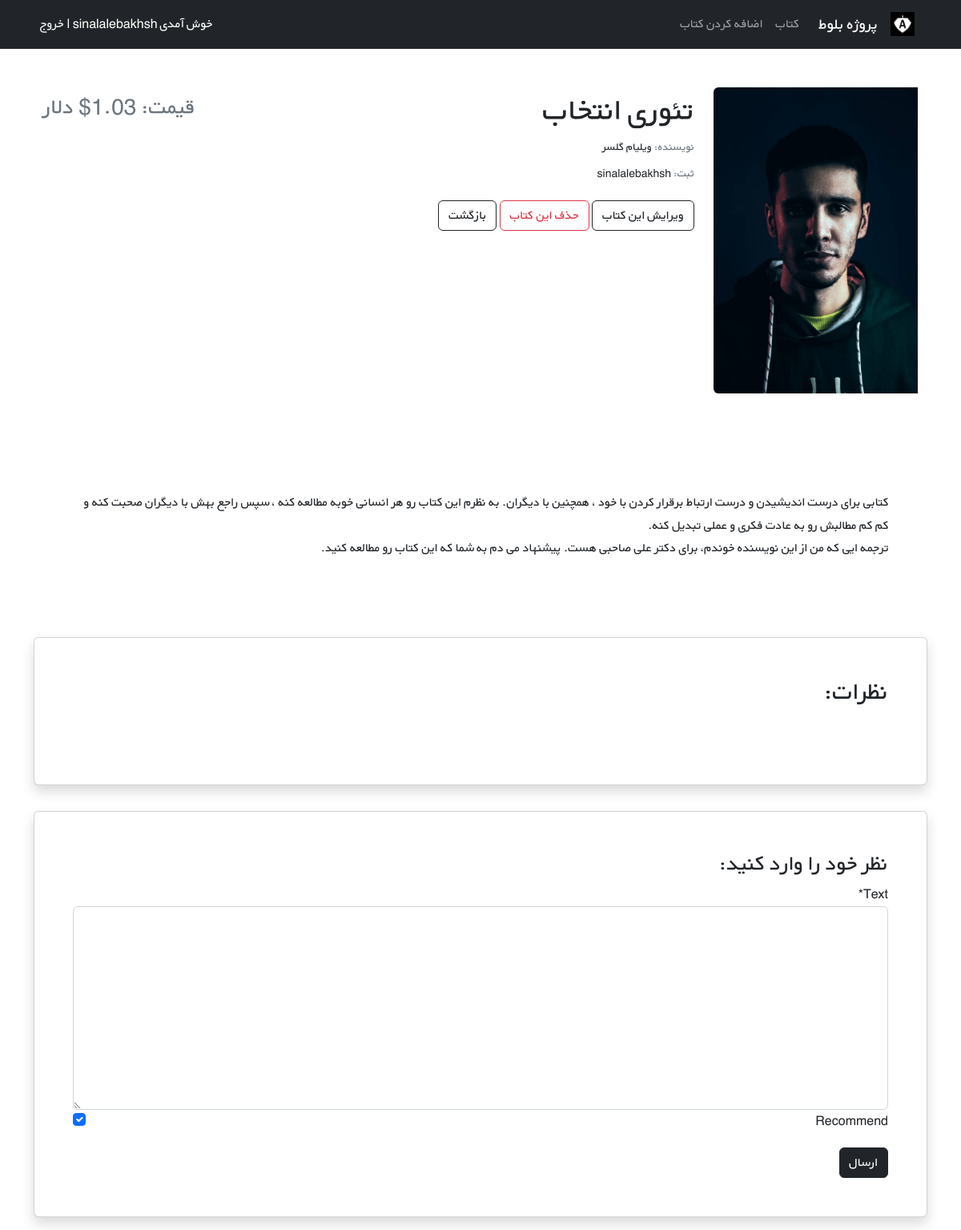
The app's page /books/5/ (signed in), older data.
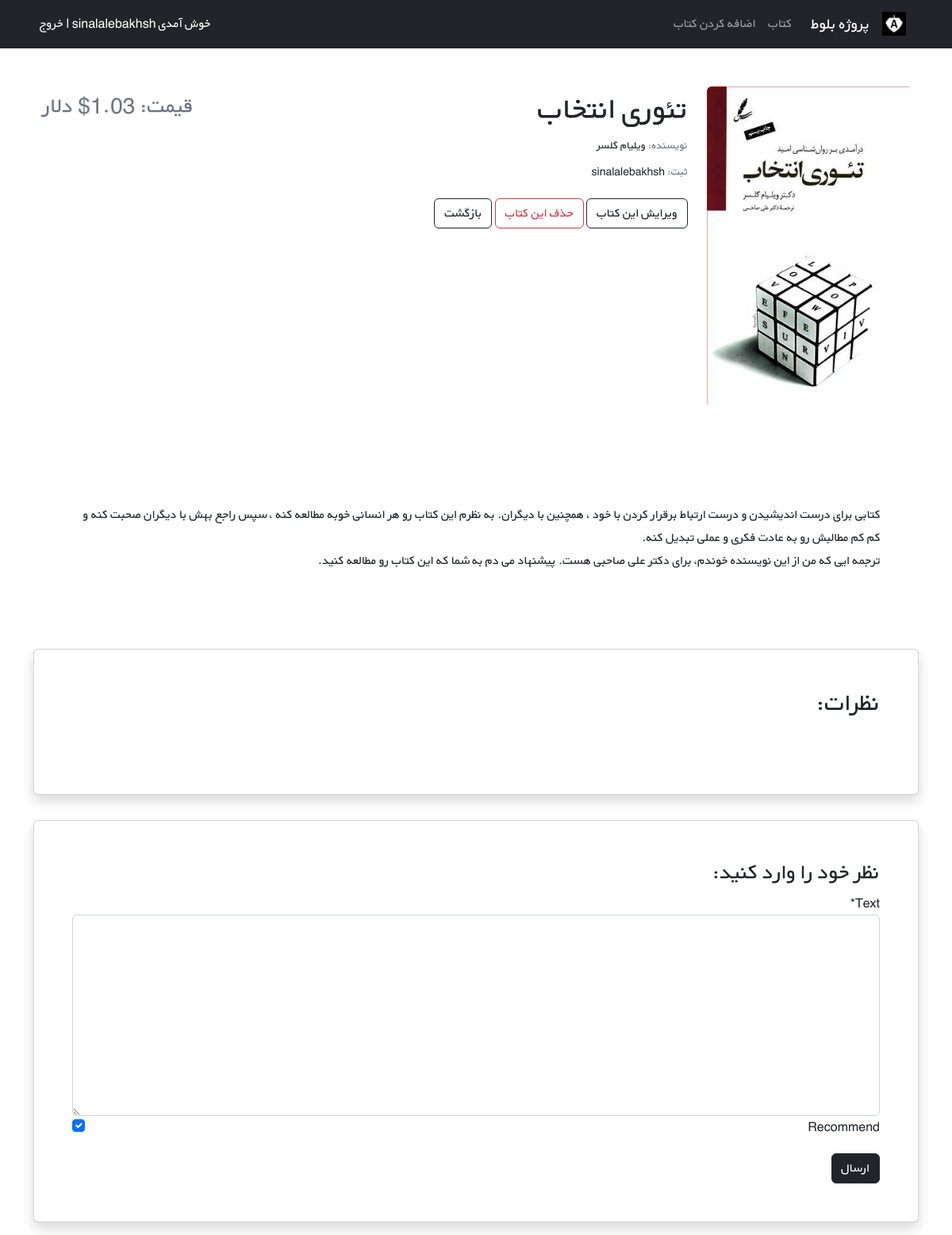
The same page, newer data.
### books/models.py (models this page shows, shortened)
class Book(models.Model):
    user = models.ForeignKey(get_user_model(), on_delete=models.CASCADE)
    title = models.CharField(max_length=200)
    author = models.CharField(max_length=200)
    description = models.TextField()
    price = models.DecimalField(max_digits=5, decimal_places=2)
    cover = models.ImageField(upload_to='covers/', blank=True)

### accounts/models.py (models this page shows)
class CustomUser(AbstractUser):
    email = models.EmailField(unique=True)

### books/views.py (the view)
# urls.py: path('<int:pk>/', book_detail_view, name="book_detail"),
@login_required
def book_detail_view(request, pk):
    book = get_object_or_404(Book, pk=pk)
    book_comments = book.comments.all()
    if request.method == 'POST':
        comment_form = CommentForm(request.POST)
        if comment_form.is_valid():
            new_comment = comment_form.save(commit=False)
            new_comment.book = book
            new_comment.user = request.user
            new_comment.save()
            comment_form = CommentForm()
    else:
        comment_form = CommentForm()
    return render(request, 'books/book_detail.html', {
        'book': book,
        'comments': book_comments,
        'comment_form': comment_form,
        }
    )

### books/forms.py
class CommentForm(forms.ModelForm):
    class Meta:
        model = Comment
        fields = ('text', 'recommend', )

### books/templates/books/book_detail.html (shortened to what this page needs)
{% extends '_base.html' %}
{% load crispy_forms_tags %}
{% block content %}
<div class="container mt-5" dir="rtl">
        <div class="">
            <div class="">
                <div class="d-flex justify-content-center">
                    <div class="row w-sm-75 w-100">
                        <div class="col-xs-12 col-md-3 d-flex justify-content-center">
                            <div>
                                {% if book.cover %}
                                    <img src="{{ book.cover.url }}" class="img-fluid rounded-start" alt="...">
                                {% else %}
                                    <img src="/static/pages/sinalalebakhsh.jpg" class="img-fluid rounded-start" alt="...">
                                {% endif %}
                             </div>
                        </div>
                        <div class="col-xs-12 col-md-6 text-center text-md-end mt-md-1 mt-4">
                            <h1>{{ book.title|capfirst }}</h1>
                            <h5 class="small my-1"><span class="text-muted">نویسنده: </span>{{ book.author }}</h5>
                            <h5 class="small my-1"><span class="text-muted">ثبت: </span>{{ book.user }}</h5>
                            {% if book.user == user %}
                                <a href="{% url 'book_edit' book.id %}" class="btn btn-bg btn-outline-dark mt-3">ویرایش این کتاب</a>
                                <a href="{% url 'book_delete' book.id %}" class="btn btn-bg btn-outline-danger mt-3">حذف این کتاب</a>
                            {% endif %}
                            <a href="{% url 'book_list' %}" class="btn btn-bg btn-outline-dark mt-3">بازگشت</a>
                        </div>
                        <div class="col-xs-12 col-md-3 d-flex flex-column">
                            <h3 class="align-self-center pt-2 text-muted align-self-md-end">قیمت: {{ book.price }}$ دلار</h3>
                        </div>
                    </div>
                </div>
                <div class="d-flex justify-content-center">
                    <div class="my-3 p-5 w-sm-75 w-100">
                        <br>
                        <br>
                        {{ book.description|linebreaks }}
                    </div>
                </div>
                <div class="d-flex justify-content-center">
                    <div class="card shadow my-3 p-5 w-sm-75 w-100">
                        <h2 class="mb-5">نظرات:</h2>
                    </div>
                </div>
                <div class="d-flex justify-content-center">
                    <div class="card shadow my-3 p-5 w-sm-75 w-100">
                        <h3>نظر خود را وارد کنید:</h3>
                        <form method="POST">
                            {{ comment_form|crispy }}
                            <button type="submit" class="btn btn-dark mt-3">ارسال</button>
                        </form>
                    </div>
                </div>
            </div>
        </div>
    </div>
{% endblock content %}

Row changes from the older to the newer data that the page shows:
changed Book "تئوری انتخاب": cover: picture added
